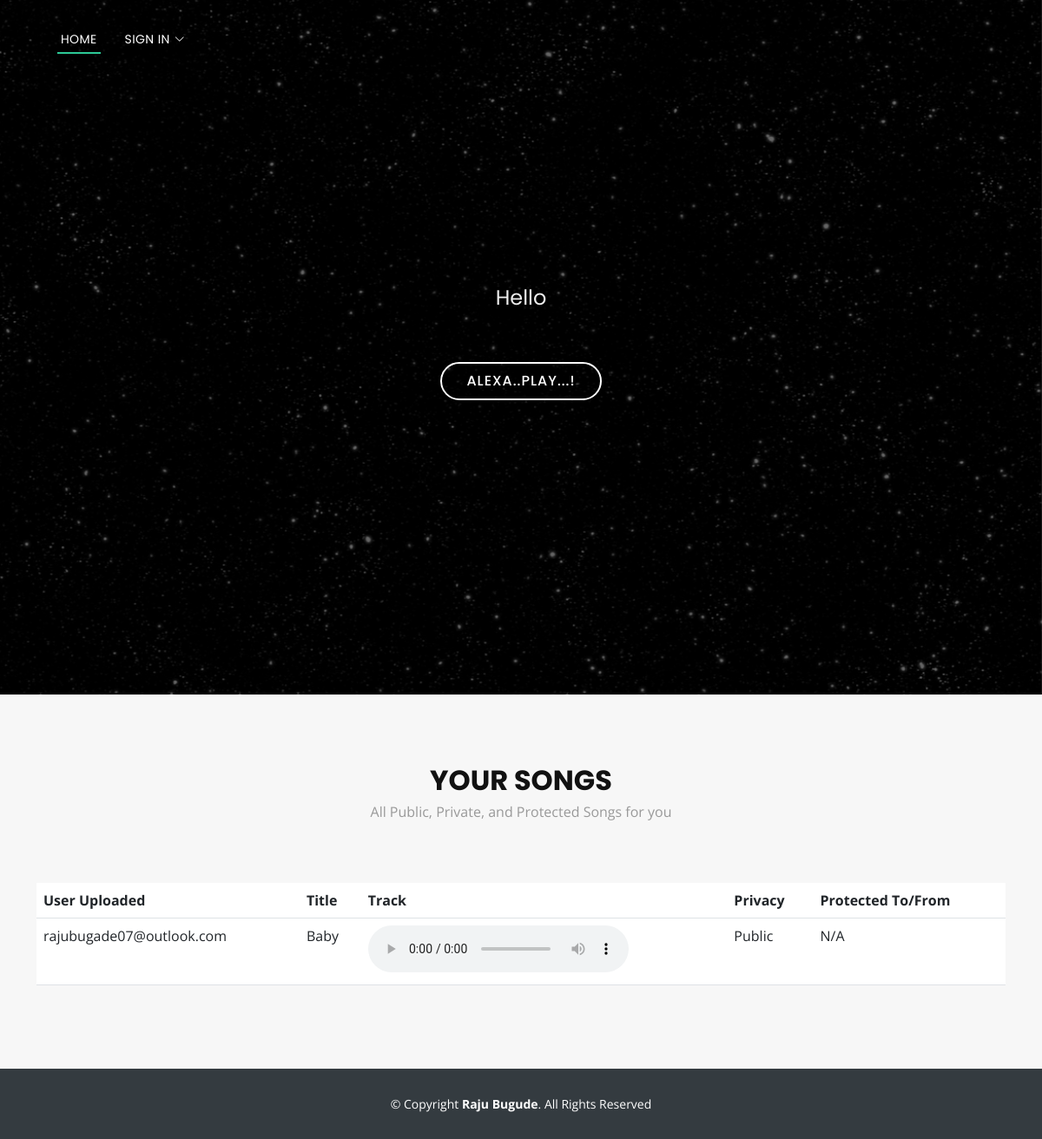
The page /songs/ on the database its author committed.
### music_app/models.py (models this page shows, shortened)
class Song(models.Model):
    PRIVACY_CHOICES = (
        ('public', 'Public'),
        ('private', 'Private'),
        ('protected', 'Protected'),
    )
    user = models.ForeignKey(User, on_delete=models.CASCADE)
    title = models.CharField(max_length=100)
    artist = models.CharField(max_length=100)
    audio_file = models.FileField(upload_to='songs/')
    privacy = models.CharField(max_length=10, choices=PRIVACY_CHOICES)
    allowed_users = models.ManyToManyField(User, related_name='allowed_songs')

### music_app/views.py (the view)
# urls.py: path('songs/', views.songs, name='songs'),
def songs(request):
    if request.user.is_authenticated:
        songs_data = Song.objects.filter(
            Q(user=request.user) | Q(privacy='public') | Q(privacy='protected', allowed_users=request.user)
        ).distinct()  # Add distinct() to remove duplicate songs
        allowed_emails = (
            Song.objects.filter(privacy='protected', allowed_users=request.user)
            .values_list('allowed_users__email', flat=True)
            .distinct()
        )
    else:
        songs_data = Song.objects.filter(privacy='public')
        allowed_emails = []
    user = request.user
    context = {'songs_data': songs_data, 'user': user, 'allowed_emails': allowed_emails}
    return render(request, 'songs.html', context)

### templates/songs.html (shortened to what this page needs)
{% extends 'base.html' %}
{% block content %}
<h2>Hello {{ user.email }}</h2>
<a href="/songs/#portfolio" class="btn-get-started">Alexa..Play...!</a>
{% endblock content %}
{% block body %}
<section id="portfolio" class="portfolio">
  <div class="container" data-aos="fade-up">
    <div class="section-header">
      <h3 class="section-title">Your Songs</h3>
      <p class="section-description">
        All Public, Private, and Protected Songs for you
      </p>
    </div>
    <table class="table">
      <thead>
        <tr>
          <th>User Uploaded</th>
          <th>Title</th>
          <th>Track</th>
          <th>Privacy</th>
          <th>Protected To/From</th>
        </tr>
      </thead>
      <tbody>
        {% load custom_tags %}
        {% for song in songs_data %}
        <tr>
          <td>{{ song.user.email }}</td>
          <td>{{ song.title }}</td>
          <td>
            <audio controls>
              {% if song.audio_file %}
              <source src="{{ song.audio_file.url }}" type="audio/mpeg" />
              {% endif %} Your browser does not support the audio element.
            </audio>
          </td>
          <td>{{ song.get_privacy_display }}</td>
          <td>
            {% if song.privacy == 'protected' and song.allowed_users.all %}
              <select>
                {% for user in song.allowed_users.all %}
                  <option value="{{ user.email }}">{{ user.email }}</option>
                {% endfor %}
              </select>
            {% else %}
              N/A
            {% endif %}
          </td>
        </tr>
        {% endfor %}
      </tbody>
    </table>
  </div>
</section>
{% endblock body %}

### static/assets/css/style.css (style rules this page uses)
body { background: #fff; color: #666666; font-family: "Open Sans", sans-serif; }
a { color: #2dc997; text-decoration: none; }
p { padding: 0; margin: 0 0 30px 0; }
h1, h2, h3, h4, h5, h6 { font-family: "Poppins", sans-serif; font-weight: 400; margin: 0 0 20px 0; padding: 0; }
#hero h2 { color: #eee; margin-bottom: 50px; font-size: 24px; }
#hero .btn-get-started { font-family: "Poppins", sans-serif; text-transform: uppercase; font-weight: 500; font-size: 16px; letter-spacing: 1px; display: inline-block; padding: 8px 28px; border-radius: 50px; transition: 0.5s; margin: 10px; border: 2px solid #fff; color: #fff; }
section { overflow: hidden; }
.section-header .section-title { font-size: 32px; color: #111; text-transform: uppercase; text-align: center; font-weight: 700; margin-bottom: 5px; }
.section-header .section-description { text-align: center; padding-bottom: 40px; color: #999; }
#portfolio { background: #f7f7f7; padding: 80px 0; }

### rows shown on the page
Song: user.email "rajubugade07@outlook.com", title "Baby", privacy "Public", shows "N/A"
